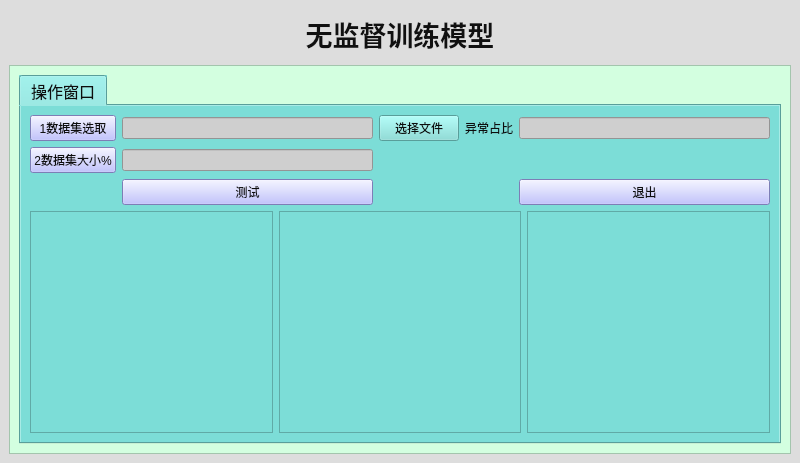
<?xml version="1.0" encoding="UTF-8"?>
<ui version="4.0">
 <class>MainWindowv</class>
 <widget class="QMainWindow" name="MainWindowv">
  <property name="enabled">
   <bool>true</bool>
  </property>
  <property name="geometry">
   <rect>
    <x>0</x>
    <y>0</y>
    <width>800</width>
    <height>463</height>
   </rect>
  </property>
  <property name="minimumSize">
   <size>
    <width>800</width>
    <height>0</height>
   </size>
  </property>
  <property name="font">
   <font>
    <family>Arial</family>
    <pointsize>10</pointsize>
    <underline>false</underline>
   </font>
  </property>
  <property name="windowTitle">
   <string>MainWindow</string>
  </property>
  <property name="layoutDirection">
   <enum>Qt::LeftToRight</enum>
  </property>
  <property name="autoFillBackground">
   <bool>false</bool>
  </property>
  <property name="styleSheet">
   <string notr="true">background-color: rgb(221, 221, 221);
color: rgb(13, 13, 13);</string>
  </property>
  <property name="animated">
   <bool>true</bool>
  </property>
  <widget class="QWidget" name="centralwidget">
   <layout class="QGridLayout" name="gridLayout_2">
    <item row="0" column="0">
     <widget class="QLabel" name="label">
      <property name="minimumSize">
       <size>
        <width>50</width>
        <height>50</height>
       </size>
      </property>
      <property name="font">
       <font>
        <family>Times New Roman</family>
        <pointsize>20</pointsize>
        <weight>75</weight>
        <bold>true</bold>
       </font>
      </property>
      <property name="contextMenuPolicy">
       <enum>Qt::DefaultContextMenu</enum>
      </property>
      <property name="layoutDirection">
       <enum>Qt::LeftToRight</enum>
      </property>
      <property name="styleSheet">
       <string notr="true">color: rgb(16, 16, 16);</string>
      </property>
      <property name="lineWidth">
       <number>2</number>
      </property>
      <property name="text">
       <string>无监督训练模型</string>
      </property>
      <property name="textFormat">
       <enum>Qt::AutoText</enum>
      </property>
      <property name="alignment">
       <set>Qt::AlignCenter</set>
      </property>
     </widget>
    </item>
    <item row="1" column="0">
     <widget class="QScrollArea" name="scrollArea">
      <property name="styleSheet">
       <string notr="true">background-color: rgb(211, 255, 224);</string>
      </property>
      <property name="widgetResizable">
       <bool>true</bool>
      </property>
      <widget class="QWidget" name="scrollAreaWidgetContents">
       <property name="geometry">
        <rect>
         <x>0</x>
         <y>0</y>
         <width>780</width>
         <height>387</height>
        </rect>
       </property>
       <layout class="QGridLayout" name="gridLayout_3">
        <item row="2" column="0">
         <widget class="QTabWidget" name="tabWidget_oper">
          <property name="font">
           <font>
            <family>Times New Roman</family>
            <pointsize>12</pointsize>
            <weight>50</weight>
            <italic>false</italic>
            <bold>false</bold>
           </font>
          </property>
          <property name="focusPolicy">
           <enum>Qt::NoFocus</enum>
          </property>
          <property name="styleSheet">
           <string notr="true">background-color: rgb(124, 221, 215);
font: 12pt &quot;Times New Roman&quot;;</string>
          </property>
          <property name="currentIndex">
           <number>0</number>
          </property>
          <widget class="QWidget" name="tab_6">
           <attribute name="title">
            <string>操作窗口</string>
           </attribute>
           <layout class="QGridLayout" name="gridLayout_4">
            <item row="2" column="0">
             <layout class="QGridLayout" name="gridLayout">
              <item row="1" column="1">
               <widget class="QLineEdit" name="load_xml_path_2">
                <property name="styleSheet">
                 <string notr="true">background-color: rgb(207, 207, 207);</string>
                </property>
               </widget>
              </item>
              <item row="0" column="3">
               <widget class="QLabel" name="label_4">
                <property name="text">
                 <string>异常占比</string>
                </property>
               </widget>
              </item>
              <item row="0" column="1">
               <widget class="QLineEdit" name="load_train_pic_path">
                <property name="styleSheet">
                 <string notr="true">background-color: rgb(207, 207, 207);</string>
                </property>
               </widget>
              </item>
              <item row="2" column="1">
               <widget class="QPushButton" name="pb_run">
                <property name="styleSheet">
                 <string notr="true">background-color: rgb(175, 177, 255);</string>
                </property>
                <property name="text">
                 <string>测试</string>
                </property>
               </widget>
              </item>
              <item row="1" column="0">
               <widget class="QPushButton" name="load_xml_path">
                <property name="styleSheet">
                 <string notr="true">background-color: rgb(175, 177, 255);</string>
                </property>
                <property name="text">
                 <string>2数据集大小%</string>
                </property>
               </widget>
              </item>
              <item row="0" column="2">
               <widget class="QPushButton" name="pushButton">
                <property name="text">
                 <string>选择文件</string>
                </property>
               </widget>
              </item>
              <item row="0" column="0">
               <widget class="QPushButton" name="load_train_path">
                <property name="styleSheet">
                 <string notr="true">background-color: rgb(175, 177, 255);</string>
                </property>
                <property name="text">
                 <string>1数据集选取</string>
                </property>
               </widget>
              </item>
              <item row="0" column="4">
               <widget class="QLineEdit" name="lineEdit_5">
                <property name="styleSheet">
                 <string notr="true">background-color: rgb(207, 207, 207);</string>
                </property>
               </widget>
              </item>
              <item row="2" column="4">
               <widget class="QPushButton" name="pb_quit">
                <property name="styleSheet">
                 <string notr="true">background-color: rgb(175, 177, 255);</string>
                </property>
                <property name="text">
                 <string>退出</string>
                </property>
               </widget>
              </item>
             </layout>
            </item>
            <item row="3" column="0">
             <layout class="QGridLayout" name="gridLayout_5">
              <item row="0" column="0">
               <widget class="QTextBrowser" name="textBrowser"/>
              </item>
              <item row="0" column="2">
               <widget class="QTextBrowser" name="textBrowser_2"/>
              </item>
              <item row="0" column="1">
               <widget class="QTextBrowser" name="textBrowser_3"/>
              </item>
             </layout>
            </item>
           </layout>
          </widget>
         </widget>
        </item>
       </layout>
      </widget>
     </widget>
    </item>
   </layout>
  </widget>
 </widget>
 <resources/>
 <connections/>
 <slots>
  <slot>gen_seq()</slot>
 </slots>
</ui>
